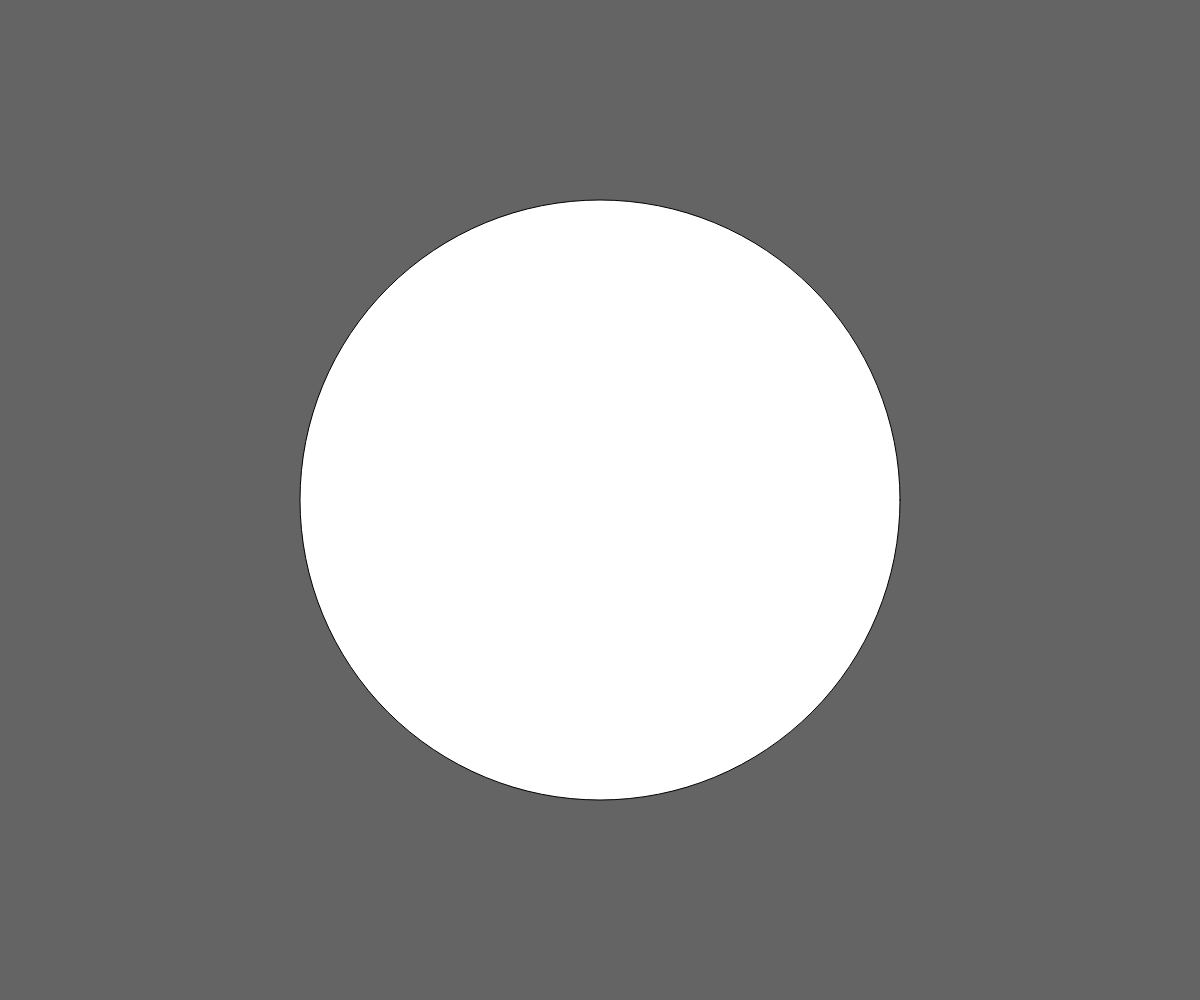
Frame 1 (no input)
Frame 60 (no input): identical to frame 1, image omitted
Frame 120 (the mouse pressed at the canvas centre since frame 60): identical to frame 1, image omitted

The p5.js sketch that drew this single still picture (run headless with seeded random() and noise() and a simulated clock; from frame 60 on, the mouse is pressed at the canvas centre):

// p5.js sketch
// ── sketch.js
function setup() {
    createCanvas(windowWidth, windowHeight);
}

function draw() {
    background(100);
    circle(width / 2, height / 2, width / 2)
}

function windowResized() {
    resizeCanvas(windowWidth, windowHeight);
}

const ali = 2 + 4;
